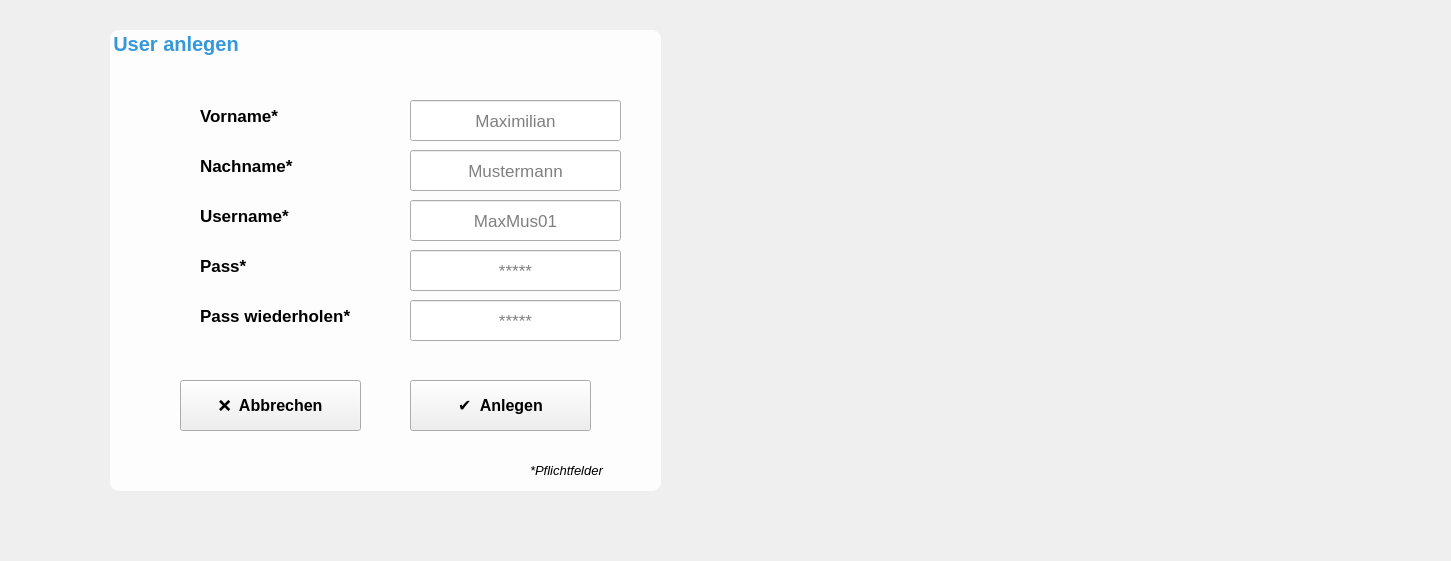
   <widget class="QWidget" name="widgetNeuerUser" native="true">
    <property name="geometry">
     <rect>
      <x>330</x>
      <y>90</y>
      <width>1451</width>
      <height>561</height>
     </rect>
    </property>
    <property name="autoFillBackground">
     <bool>false</bool>
    </property>
    <widget class="QGroupBox" name="groupBoxNeuerUser">
     <property name="geometry">
      <rect>
       <x>110</x>
       <y>30</y>
       <width>551</width>
       <height>461</height>
      </rect>
     </property>
     <property name="font">
      <font>
       <family>Segoe UI</family>
       <pointsize>15</pointsize>
       <weight>75</weight>
       <bold>true</bold>
      </font>
     </property>
     <property name="styleSheet">
      <string notr="true">QGroupBox {background-color: rgba(255, 255, 255, 85%);}

QGroupBox::title {
                             color: #3498db;
                        }

QGroupBox {border-radius: 9px;}</string>
     </property>
     <property name="title">
      <string>User anlegen</string>
     </property>
     <widget class="QPushButton" name="btnUserAnlegen">
      <property name="geometry">
       <rect>
        <x>300</x>
        <y>350</y>
        <width>181</width>
        <height>51</height>
       </rect>
      </property>
      <property name="font">
       <font>
        <family>Segoe UI</family>
        <pointsize>12</pointsize>
        <weight>75</weight>
        <bold>true</bold>
       </font>
      </property>
      <property name="text">
       <string>✔  Anlegen</string>
      </property>
     </widget>
     <widget class="QLineEdit" name="leUserNameAnlegen">
      <property name="geometry">
       <rect>
        <x>300</x>
        <y>170</y>
        <width>211</width>
        <height>41</height>
       </rect>
      </property>
      <property name="font">
       <font>
        <family>Segoe UI</family>
        <pointsize>13</pointsize>
       </font>
      </property>
      <property name="alignment">
       <set>Qt::AlignCenter</set>
      </property>
      <property name="placeholderText">
       <string>MaxMus01</string>
      </property>
     </widget>
     <widget class="QLabel" name="lblUserName_2">
      <property name="geometry">
       <rect>
        <x>90</x>
        <y>170</y>
        <width>141</width>
        <height>31</height>
       </rect>
      </property>
      <property name="font">
       <font>
        <family>Segoe UI</family>
        <pointsize>13</pointsize>
        <weight>75</weight>
        <bold>true</bold>
       </font>
      </property>
      <property name="text">
       <string>Username*</string>
      </property>
     </widget>
     <widget class="QLineEdit" name="lePassAnlegen">
      <property name="geometry">
       <rect>
        <x>300</x>
        <y>220</y>
        <width>211</width>
        <height>41</height>
       </rect>
      </property>
      <property name="font">
       <font>
        <family>Segoe UI</family>
        <pointsize>13</pointsize>
       </font>
      </property>
      <property name="text">
       <string/>
      </property>
      <property name="echoMode">
       <enum>QLineEdit::Password</enum>
      </property>
      <property name="alignment">
       <set>Qt::AlignCenter</set>
      </property>
      <property name="placeholderText">
       <string>*****</string>
      </property>
     </widget>
     <widget class="QLabel" name="lblPass_2">
      <property name="geometry">
       <rect>
        <x>90</x>
        <y>220</y>
        <width>101</width>
        <height>31</height>
       </rect>
      </property>
      <property name="font">
       <font>
        <family>Segoe UI</family>
        <pointsize>13</pointsize>
        <weight>75</weight>
        <bold>true</bold>
       </font>
      </property>
      <property name="text">
       <string>Pass*</string>
      </property>
     </widget>
     <widget class="QPushButton" name="btnAbbUserAnlegen">
      <property name="geometry">
       <rect>
        <x>70</x>
        <y>350</y>
        <width>181</width>
        <height>51</height>
       </rect>
      </property>
      <property name="font">
       <font>
        <family>Segoe UI</family>
        <pointsize>12</pointsize>
        <weight>75</weight>
        <bold>true</bold>
       </font>
      </property>
      <property name="text">
       <string>❌  Abbrechen</string>
      </property>
     </widget>
     <widget class="QLabel" name="lblUserName_3">
      <property name="geometry">
       <rect>
        <x>90</x>
        <y>70</y>
        <width>101</width>
        <height>31</height>
       </rect>
      </property>
      <property name="font">
       <font>
        <family>Segoe UI</family>
        <pointsize>13</pointsize>
        <weight>75</weight>
        <bold>true</bold>
       </font>
      </property>
      <property name="text">
       <string>Vorname*</string>
      </property>
     </widget>
     <widget class="QLineEdit" name="leVornameAnlegen">
      <property name="geometry">
       <rect>
        <x>300</x>
        <y>70</y>
        <width>211</width>
        <height>41</height>
       </rect>
      </property>
      <property name="font">
       <font>
        <family>Segoe UI</family>
        <pointsize>13</pointsize>
       </font>
      </property>
      <property name="alignment">
       <set>Qt::AlignCenter</set>
      </property>
      <property name="placeholderText">
       <string>Maximilian</string>
      </property>
     </widget>
     <widget class="QLabel" name="lblUserName_4">
      <property name="geometry">
       <rect>
        <x>90</x>
        <y>120</y>
        <width>171</width>
        <height>31</height>
       </rect>
      </property>
      <property name="font">
       <font>
        <family>Segoe UI</family>
        <pointsize>13</pointsize>
        <weight>75</weight>
        <bold>true</bold>
       </font>
      </property>
      <property name="text">
       <string>Nachname*</string>
      </property>
     </widget>
     <widget class="QLineEdit" name="leNachameAnlegen">
      <property name="geometry">
       <rect>
        <x>300</x>
        <y>120</y>
        <width>211</width>
        <height>41</height>
       </rect>
      </property>
      <property name="font">
       <font>
        <family>Segoe UI</family>
        <pointsize>13</pointsize>
       </font>
      </property>
      <property name="alignment">
       <set>Qt::AlignCenter</set>
      </property>
      <property name="placeholderText">
       <string>Mustermann</string>
      </property>
     </widget>
     <widget class="QLineEdit" name="lePassAnlegen2">
      <property name="geometry">
       <rect>
        <x>300</x>
        <y>270</y>
        <width>211</width>
        <height>41</height>
       </rect>
      </property>
      <property name="font">
       <font>
        <family>Segoe UI</family>
        <pointsize>13</pointsize>
       </font>
      </property>
      <property name="text">
       <string/>
      </property>
      <property name="echoMode">
       <enum>QLineEdit::Password</enum>
      </property>
      <property name="alignment">
       <set>Qt::AlignCenter</set>
      </property>
      <property name="placeholderText">
       <string>*****</string>
      </property>
     </widget>
     <widget class="QLabel" name="lblPassAnlegen2">
      <property name="geometry">
       <rect>
        <x>90</x>
        <y>270</y>
        <width>211</width>
        <height>31</height>
       </rect>
      </property>
      <property name="font">
       <font>
        <family>Segoe UI</family>
        <pointsize>13</pointsize>
        <weight>75</weight>
        <bold>true</bold>
       </font>
      </property>
      <property name="text">
       <string>Pass wiederholen*</string>
      </property>
     </widget>
     <widget class="QLabel" name="lblPflichtfelderUserAnlegen">
      <property name="geometry">
       <rect>
        <x>420</x>
        <y>430</y>
        <width>121</width>
        <height>21</height>
       </rect>
      </property>
      <property name="font">
       <font>
        <family>Segoe UI</family>
        <pointsize>10</pointsize>
        <weight>50</weight>
        <italic>true</italic>
        <bold>false</bold>
       </font>
      </property>
      <property name="text">
       <string>*Pflichtfelder</string>
      </property>
     </widget>
    </widget>
   </widget>
